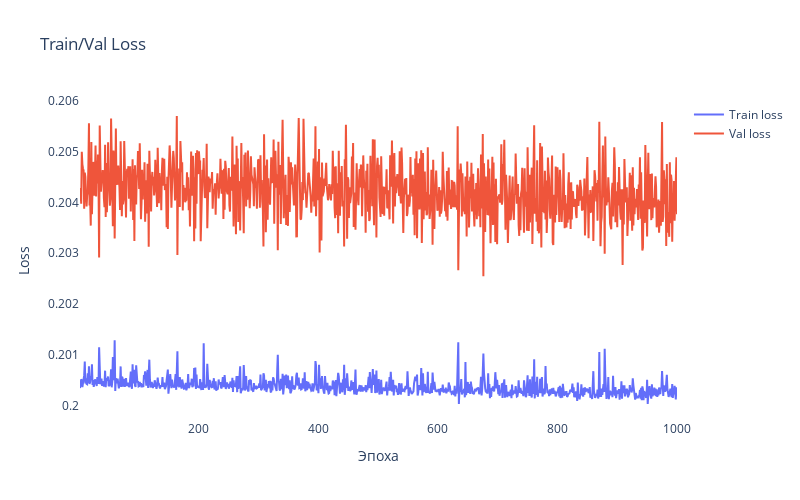

This figure's notebook cell:
### Code cell
train_loss = history.history['loss']
val_loss = history.history['val_loss']
epochs = list(range(1, len(train_loss) + 1))

fig = go.Figure()

fig.add_trace(go.Scatter(
    x=epochs,
    y=train_loss,
    mode='lines',
    name='Train loss'
))

fig.add_trace(go.Scatter(
    x=epochs,
    y=val_loss,
    mode='lines',
    name='Val loss'
))

fig.update_layout(
    title='Train/Val Loss',
    xaxis_title='Эпоха',
    yaxis_title='Loss',
    width=800,
    height=500,
    plot_bgcolor='white'
)

fig.show()

### Figure 1 — Plotly figure (JSON) as saved in the notebook; plotly's stock layout.template omitted (floating-point values rounded to 4 significant figures; data arrays with more than 128 entries replaced by an {"elided": "..."} marker saying what was removed)
{"data": [{"mode": "lines", "name": "Train loss", "x": {"elided": "1000 int values"}, "y": {"elided": "1000 float values"}, "type": "scatter"}, {"mode": "lines", "name": "Val loss", "x": {"elided": "1000 int values"}, "y": {"elided": "1000 float values"}, "type": "scatter"}], "layout": {"title": {"text": "Train/Val Loss"}, "xaxis": {"title": {"text": "Эпоха"}}, "yaxis": {"title": {"text": "Loss"}}, "width": 800, "height": 500, "plot_bgcolor": "white"}}
